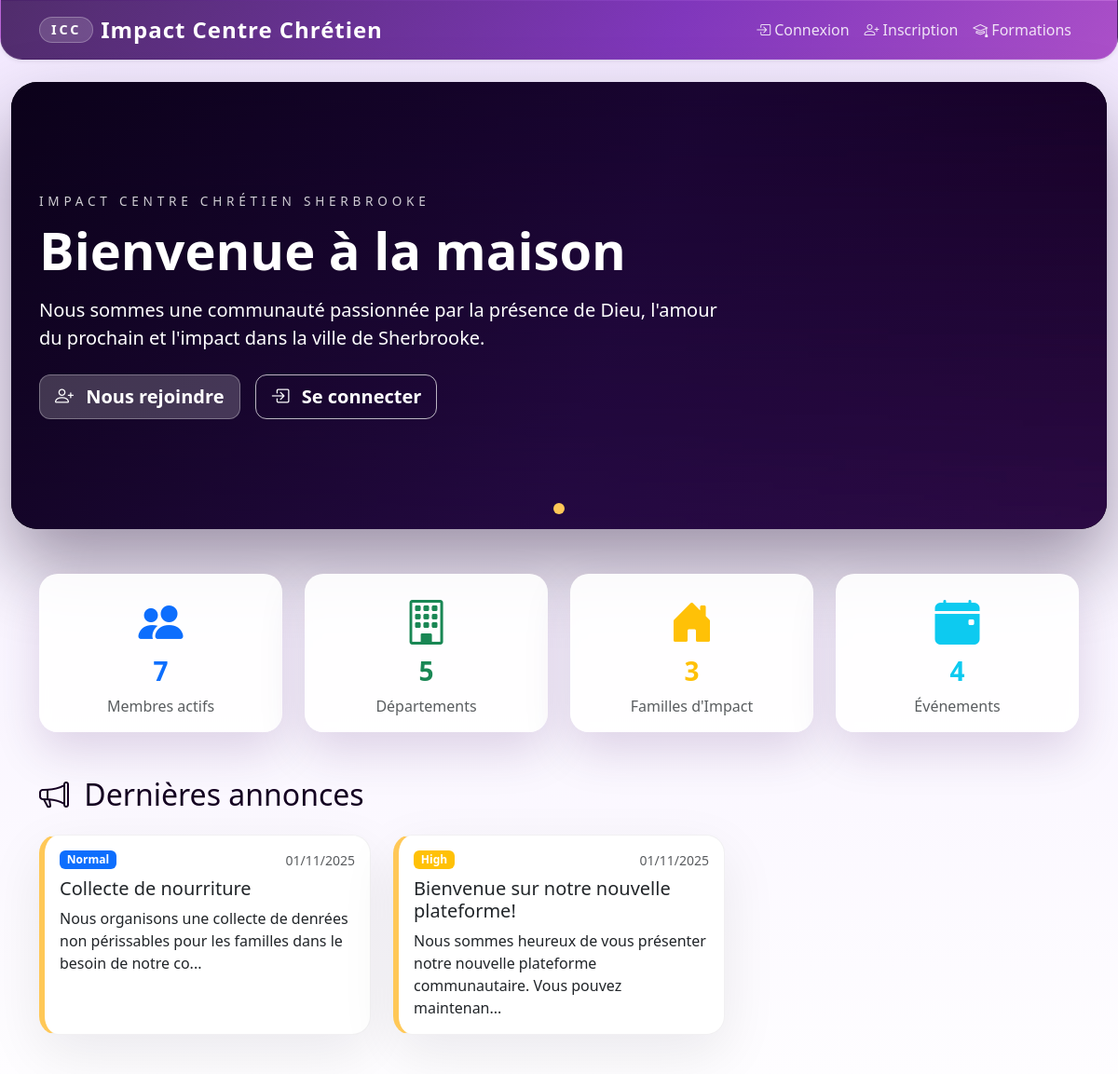
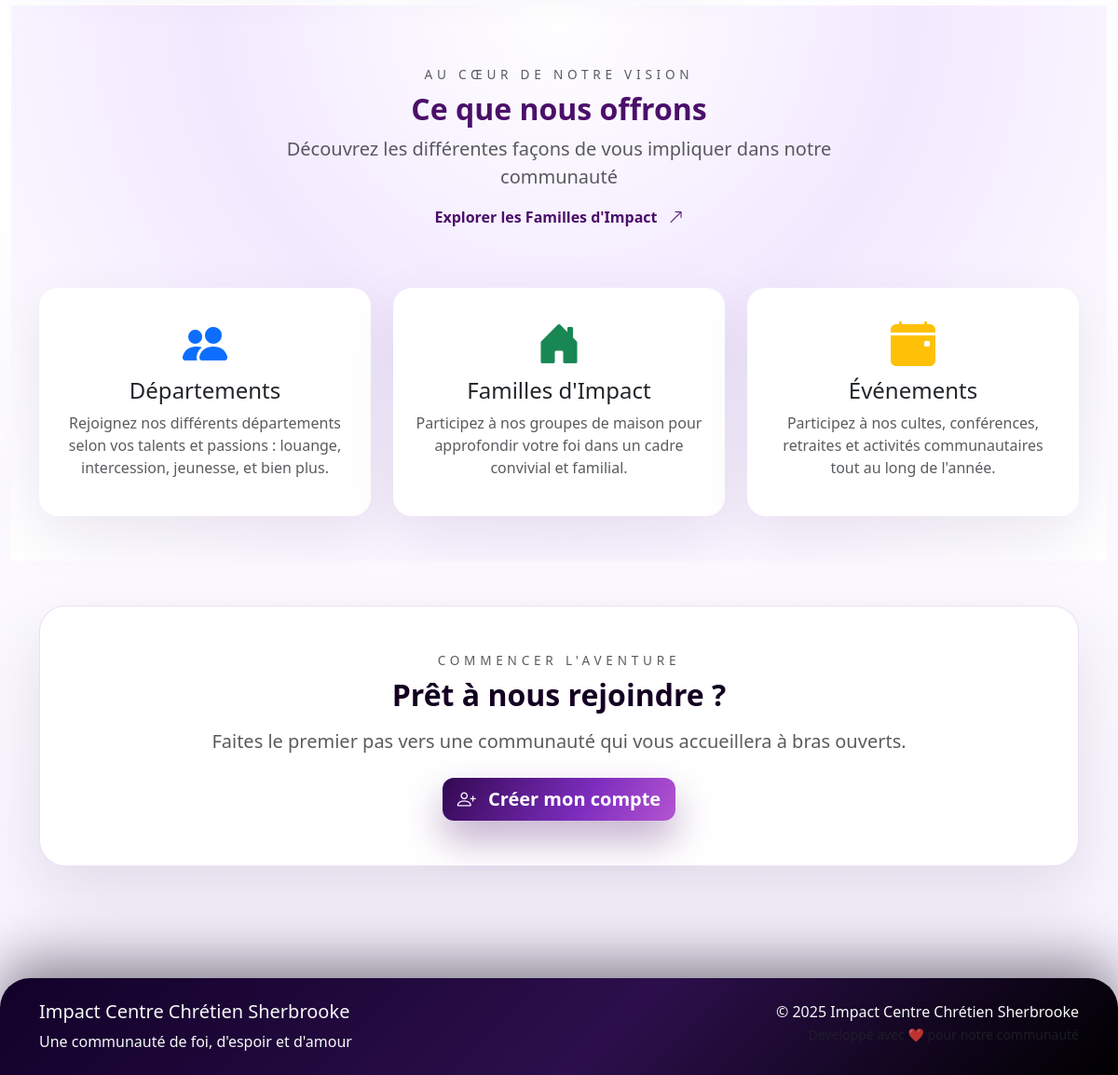
The page / on the database its author committed (2 pictures, top to bottom).
### app/models/announcement.py (models this page shows, shortened)
class Announcement(db.Model):
    __tablename__ = 'announcements'
    id = db.Column(db.Integer, primary_key=True)
    title = db.Column(db.String(200), nullable=False)
    content = db.Column(db.Text, nullable=False)
    announcement_type = db.Column(db.String(50), default='General')  # 'General', 'Department', 'Family'
    priority = db.Column(db.String(20), default='Normal')  # 'Low', 'Normal', 'High', 'Urgent'
    target_department_id = db.Column(db.Integer, db.ForeignKey('departments.id'))
    target_family_id = db.Column(db.Integer, db.ForeignKey('families_impact.id'))
    author_id = db.Column(db.Integer, db.ForeignKey('users.id'), nullable=False)
    publish_date = db.Column(db.DateTime, default=datetime.utcnow)
    expiry_date = db.Column(db.DateTime)
    is_active = db.Column(db.Boolean, default=True)
    is_pinned = db.Column(db.Boolean, default=False)
    created_at = db.Column(db.DateTime, default=datetime.utcnow)
    updated_at = db.Column(db.DateTime, default=datetime.utcnow, onupdate=datetime.utcnow)
    author = db.relationship('User', backref='announcements')
    department = db.relationship('Department', back_populates='announcements')
    family = db.relationship('FamilyImpact', back_populates='announcements')

### app/routes/main.py (the view)
@main_bp.route('/')
def index():
    if current_user.is_authenticated:
        return redirect(url_for('main.dashboard'))
    stats = {
        'members': 0,
        'departments': 0,
        'families': 0,
        'events': 0
    }
    try:
        stats = {
            'members': User.query.filter_by(is_active=True).count(),
            'departments': Department.query.filter_by(is_active=True).count(),
            'families': FamilyImpact.query.filter_by(is_active=True).count(),
            'events': Event.query.filter_by(is_active=True).count()
        }
        public_announcements = Announcement.query.filter_by(
            announcement_type='General',
            is_active=True
        ).order_by(desc(Announcement.created_at)).limit(3).all()
    except:
        public_announcements = []
    return render_template('main/index.html', stats=stats, announcements=public_announcements)

### app/templates/main/index.html (shortened to what this page needs)
{% extends "base.html" %}
{% block content %}
<div id="heroCarousel" class="carousel slide hero-carousel mb-5" data-bs-ride="carousel" data-bs-interval="8000">
    <div class="carousel-indicators">
        <button type="button" data-bs-target="#heroCarousel" data-bs-slide-to="0" class="active" aria-current="true" aria-label="Bienvenue"></button>
    </div>
    <div class="carousel-inner">
        <div class="carousel-item active">
            <div class="hero-carousel-item">
                <img
                    src="{{ url_for('static', filename='images/hero-impact.jpg') }}"
                    class="d-block w-100 hero-carousel-image"
                    alt="Impact Centre Chrétien Sherbrooke">
                <div class="hero-carousel-overlay">
                    <div class="container">
                        <div class="row">
                            <div class="col-lg-8">
                                <p class="hero-eyebrow text-uppercase mb-2">
                                    Impact Centre Chrétien Sherbrooke
                                </p>
                                <h1 class="display-4 fw-bold mb-3">
                                    Bienvenue à la maison
                                </h1>
                                <p class="lead mb-4">
                                    Nous sommes une communauté passionnée par la présence de Dieu,
                                    l'amour du prochain et l'impact dans la ville de Sherbrooke.
                                </p>
                                <div class="d-flex flex-wrap gap-3">
                                    <a href="{{ url_for('auth.register') }}" class="btn btn-brand-light btn-lg">
                                        <i class="bi bi-person-plus me-2"></i>
                                        Nous rejoindre
                                    </a>
                                    <a href="{{ url_for('auth.login') }}" class="btn btn-outline-brand btn-lg">
                                        <i class="bi bi-box-arrow-in-right me-2"></i>
                                        Se connecter
                                    </a>
                                </div>
                            </div>
                        </div>
                    </div>
                </div>
            </div>
        </div>
    </div>
</div>
<div class="container mb-5">
    <div class="row g-4">
        <div class="col-md-3">
            <div class="card glass-card text-center border-0">
                <div class="card-body">
                    <i class="bi bi-people-fill text-primary mb-3" style="font-size: 3rem;"></i>
                    <h3 class="fw-bold text-primary">{{ stats.members }}</h3>
                    <p class="text-muted mb-0">Membres actifs</p>
                </div>
            </div>
        </div>
        <div class="col-md-3">
            <div class="card glass-card text-center border-0">
                <div class="card-body">
                    <i class="bi bi-building text-success mb-3" style="font-size: 3rem;"></i>
                    <h3 class="fw-bold text-success">{{ stats.departments }}</h3>
                    <p class="text-muted mb-0">Départements</p>
                </div>
            </div>
        </div>
        <div class="col-md-3">
            <div class="card glass-card text-center border-0">
                <div class="card-body">
                    <i class="bi bi-house-door-fill text-warning mb-3" style="font-size: 3rem;"></i>
                    <h3 class="fw-bold text-warning">{{ stats.families }}</h3>
                    <p class="text-muted mb-0">Familles d'Impact</p>
                </div>
            </div>
        </div>
        <div class="col-md-3">
            <div class="card glass-card text-center border-0">
                <div class="card-body">
                    <i class="bi bi-calendar-event-fill text-info mb-3" style="font-size: 3rem;"></i>
                    <h3 class="fw-bold text-info">{{ stats.events }}</h3>
                    <p class="text-muted mb-0">Événements</p>
                </div>
            </div>
        </div>
    </div>
</div>
{% if announcements %}
<div class="container mb-5">
    <div class="row">
        <div class="col-12">
            <h2 class="mb-4">
                <i class="bi bi-megaphone me-2"></i>
                Dernières annonces
            </h2>
            <div class="row g-4">
                {% for announcement in announcements %}
                <div class="col-md-4">
                    <div class="card h-100 announcement-card priority-{{ announcement.priority.lower() }}">
                        <div class="card-body">
                            <div class="d-flex justify-content-between align-items-start mb-2">
                                <span class="badge bg-{{ 'danger' if announcement.priority == 'Urgent' else 'warning' if announcement.priority == 'High' else 'primary' }}">
                                    {{ announcement.priority }}
                                </span>
                                <small class="text-muted">{{ announcement.created_at.strftime('%d/%m/%Y') }}</small>
                            </div>
                            <h5 class="card-title">{{ announcement.title }}</h5>
                            <p class="card-text">{{ announcement.content[:100] }}{% if announcement.content|length > 100 %}...{% endif %}</p>
                        </div>
                    </div>
                </div>
                {% endfor %}
            </div>
        </div>
    </div>
</div>
{% endif %}
<div class="section-soft py-5">
    <div class="container">
        <div class="row">
            <div class="col-12 text-center mb-5">
                <a href="{{ url_for('families.list') }}" class="vision-link d-inline-block">
                    <p class="hero-eyebrow text-uppercase text-muted mb-2">Au cœur de notre vision</p>
                    <h2 class="fw-bold section-title mb-2">Ce que nous offrons</h2>
                    <p class="lead text-muted section-subtitle mb-3">Découvrez les différentes façons de vous impliquer dans notre communauté</p>
                    <span class="vision-cta">Explorer les Familles d'Impact <i class="bi bi-arrow-up-right ms-1"></i></span>
                </a>
            </div>
        </div>
        <div class="row g-4">
            <div class="col-md-4">
                <a href="{{ url_for('departments.list') }}" class="feature-link">
                    <div class="card h-100 border-0 feature-card">
                        <div class="card-body text-center p-4">
                            <i class="bi bi-people-fill text-primary mb-3" style="font-size: 3rem;"></i>
                            <h4>Départements</h4>
                            <p class="text-muted">
                                Rejoignez nos différents départements selon vos talents et passions :
                                louange, intercession, jeunesse, et bien plus.
                            </p>
                        </div>
                    </div>
                </a>
            </div>
            <div class="col-md-4">
                <a href="{{ url_for('families.list') }}" class="feature-link">
                    <div class="card h-100 border-0 feature-card">
                        <div class="card-body text-center p-4">
                            <i class="bi bi-house-door-fill text-success mb-3" style="font-size: 3rem;"></i>
                            <h4>Familles d'Impact</h4>
                            <p class="text-muted">
                                Participez à nos groupes de maison pour approfondir votre foi
                                dans un cadre convivial et familial.
                            </p>
                        </div>
                    </div>
                </a>
            </div>
            <div class="col-md-4">
                <a href="{{ url_for('events.list') }}" class="feature-link">
                    <div class="card h-100 border-0 feature-card">
                        <div class="card-body text-center p-4">
                            <i class="bi bi-calendar-event-fill text-warning mb-3" style="font-size: 3rem;"></i>
                            <h4>Événements</h4>
                            <p class="text-muted">
                                Participez à nos cultes, conférences, retraites et activités
                                communautaires tout au long de l'année.
                            </p>
                        </div>
                    </div>
                </a>
            </div>
        </div>
    </div>
</div>
<div class="container py-5">
    <div class="callout-panel text-center">
        <p class="hero-eyebrow text-uppercase text-muted mb-2">Commencer l'aventure</p>
        <h2 class="fw-bold mb-3">Prêt à nous rejoindre ?</h2>
        <p class="lead text-muted mb-4">
            Faites le premier pas vers une communauté qui vous accueillera à bras ouverts.
        </p>
        <a href="{{ url_for('auth.register') }}" class="btn btn-brand-gradient btn-lg">
            <i class="bi bi-person-plus me-2"></i>
            Créer mon compte
        </a>
    </div>
</div>
{% endblock %}

### app/static/css/style.css (style rules this page uses)
:root { --primary-color: #4b0f6a; --secondary-color: #7c2cbd; --success-color: #00c2c7; --warning-color: #ffc857; --danger-color: #ff5f7e; --info-color: #8ad8ff; --light-color: #f7efff; --dark-color: #140021; --brand-gradient: linear-gradient(120deg, #320852, #7c2cbd 60%, #b454d2); --brand-gold: #ffc857; --brand-teal: #00c2c7; --brand-berry: #ff5f7e; --brand-midnight: #080010; --brand-soft: #f3e9ff; --glass-border: rgba(255, 255, 255, 0.35); --surface-shadow: 0 25px 60px rgba(26, 9, 45, 0.15); --bs-primary: var(--primary-color); --bs-secondary: var(--secondary-color); --bs-success: var(--success-color); --bs-info: var(--info-color); --bs-warning: var(--warning-color); --bs-danger: var(--danger-color); --bs-light: var(--light-color); --bs-dark: var(--dark-color); }
body { font-family: 'Segoe UI', Tahoma, Geneva, Verdana, sans-serif; background: linear-gradient(180deg, var(--brand-soft) 0%, #ffffff 55%, #f7f2ff 100%); color: var(--dark-color); min-height: 100vh; }
.btn { border-radius: 0.75rem; font-weight: 600; }
.btn-brand-light { background: rgba(255, 255, 255, 0.2); color: #fff; border: 1px solid rgba(255, 255, 255, 0.3); }
.btn-outline-brand { color: #fff; border: 1px solid rgba(255, 255, 255, 0.7); }
.btn-brand-gradient { background: var(--brand-gradient); border: none; color: #fff; box-shadow: 0 20px 40px rgba(75, 15, 106, 0.35); }
.hero-carousel { border-radius: 1.75rem; overflow: hidden; box-shadow: 0 40px 80px rgba(20, 0, 35, 0.4); background: #000; }
.hero-carousel-item { position: relative; }
.hero-carousel-image { height: clamp(420px, 60vh, 680px); object-fit: cover; width: 100%; filter: brightness(0.52) saturate(1.2); }
.hero-carousel-overlay { position: absolute; inset: 0; background: linear-gradient(110deg, rgba(10, 2, 25, 0.85), rgba(28, 8, 60, 0.55) 55%, rgba(0, 0, 0, 0)); color: #fff; display: flex; align-items: center; }
.hero-eyebrow { letter-spacing: 0.35em; font-size: 0.85rem; color: rgba(255, 255, 255, 0.8); }
.hero-carousel .carousel-indicators [data-bs-target] { width: 12px; height: 12px; border-radius: 50%; border-top: 0; border-bottom: 0; background-color: rgba(255, 255, 255, 0.55); opacity: 0.5; }
.hero-carousel .carousel-indicators .active { opacity: 1; background-color: var(--brand-gold); }
.card { border: 1px solid rgba(20, 0, 33, 0.06); border-radius: 1.25rem; box-shadow: 0 20px 50px rgba(15, 6, 26, 0.08); transition: transform 0.2s ease, box-shadow 0.2s ease; background-color: #fff; }
.glass-card { background: rgba(255, 255, 255, 0.9); border: 1px solid rgba(255, 255, 255, 0.15); box-shadow: 0 20px 50px rgba(57, 9, 86, 0.15); backdrop-filter: blur(6px); }
.feature-card { background: #fff; border: 1px solid rgba(124, 44, 189, 0.15); box-shadow: 0 20px 60px rgba(26, 4, 45, 0.08); }
.feature-link { text-decoration: none; color: inherit; display: block; height: 100%; }
.section-soft { background: radial-gradient(circle at top, rgba(255, 255, 255, 0.8), var(--brand-soft) 45%, #fff); }
.section-title { color: var(--primary-color); }
.section-subtitle { max-width: 680px; margin: 0 auto; }
.vision-link { text-decoration: none; color: inherit; padding: 1rem 2rem; border-radius: 1.5rem; display: inline-block; cursor: pointer; transition: transform 0.2s ease, box-shadow 0.2s ease; }
.vision-cta { display: inline-flex; align-items: center; gap: 0.5rem; font-weight: 600; color: var(--primary-color); }
.callout-panel { background: #fff; border-radius: 1.75rem; padding: 3rem 4rem; border: 1px solid rgba(124, 44, 189, 0.15); box-shadow: 0 30px 70px rgba(20, 0, 33, 0.1); }
.announcement-card { border-left: 6px solid var(--brand-gold); background: #fff; border-radius: 1.25rem; box-shadow: 0 20px 60px rgba(18, 0, 30, 0.08); }
.announcement-card.priority-high { border-left-color: var(--warning-color); }

### rows shown on the page
Announcement: priority "Normal", created_at "01/11/2025", title "Collecte de nourriture", content "Nous organisons une collecte de denrées non périssables pour les familles dans le besoin de notre co"
Announcement: priority "High", created_at "01/11/2025", title "Bienvenue sur notre nouvelle plateforme!", content "Nous sommes heureux de vous présenter notre nouvelle plateforme communautaire. Vous pouvez maintenan"

### other values the page prints
{{ stats.members }} "7"
{{ stats.departments }} "5"
{{ stats.families }} "3"
{{ stats.events }} "4"
{{ current_year() }} "2025"
